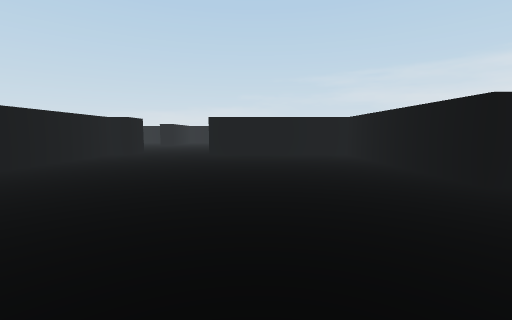
View 1 (above)

22 first-person views from a walk through a Unity game level. The camera is 0.58 m above the floor, tilts 6° down and sees 90° across. The floor is counted in squares, 1 m on a side. Each view is taken from the middle of a square. On the plan, view 1 faces up. The plan holds only what a view shows up to about 9 squares ahead; the rest is blank. The place goes on beyond the plan. The player character is not drawn.

View 2
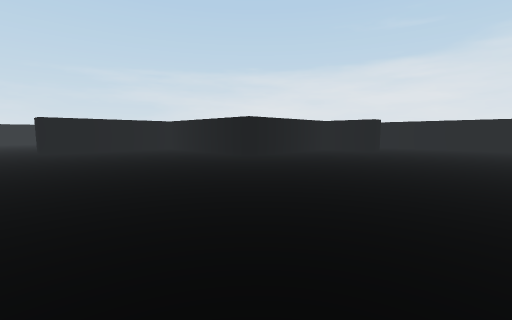

View 3
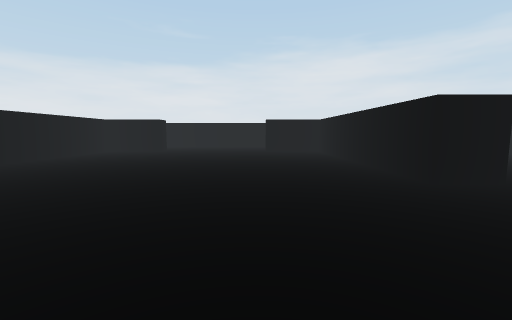

View 4
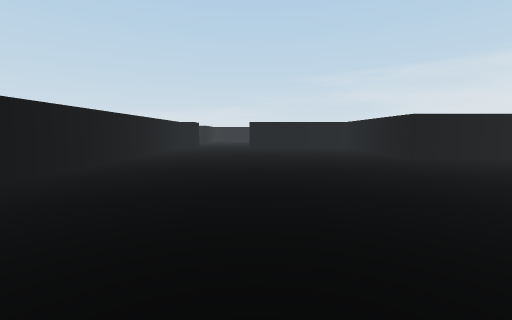

View 5
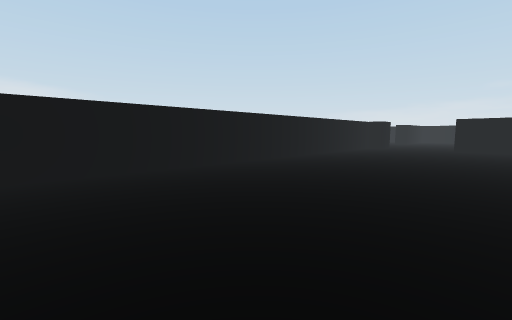

View 6
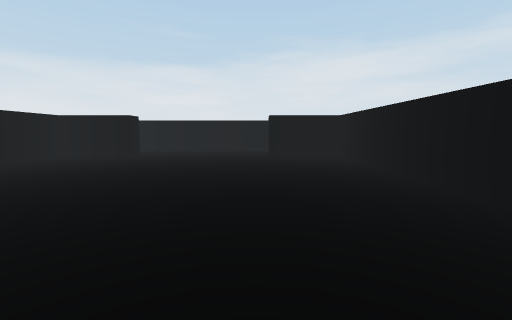

View 7
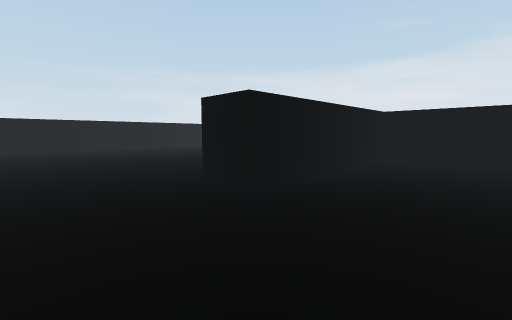

View 8
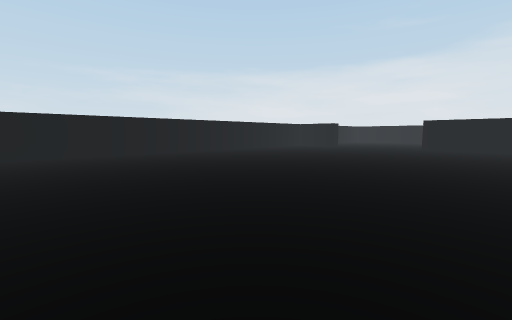

View 9
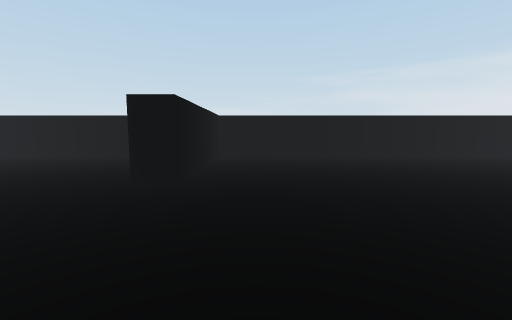

View 10
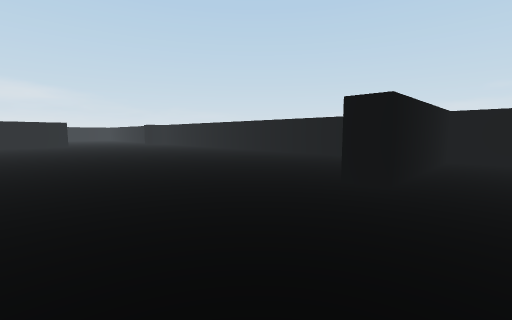

View 11
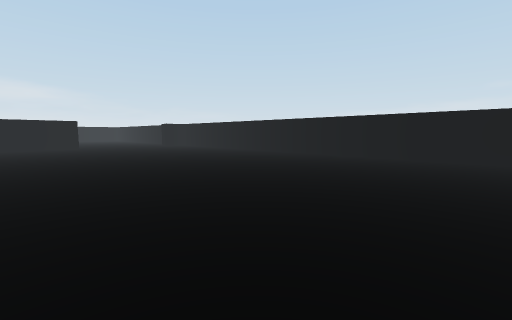

View 12
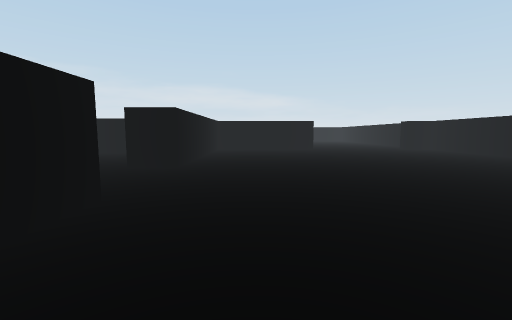

View 13
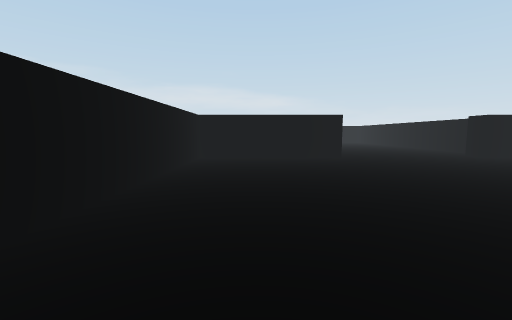

View 14
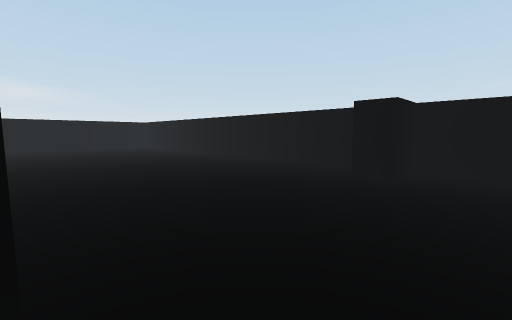

View 15
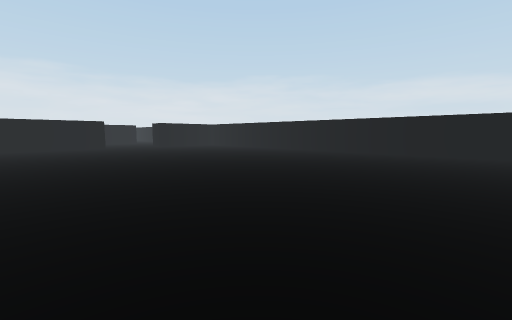

View 16
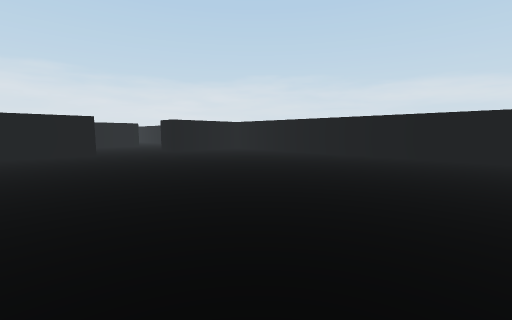

View 17
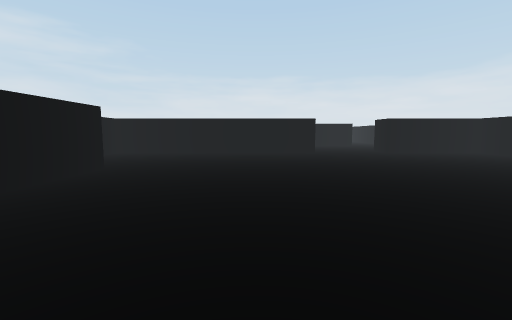

View 18
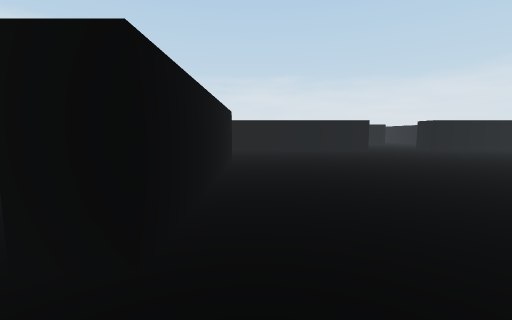

View 19
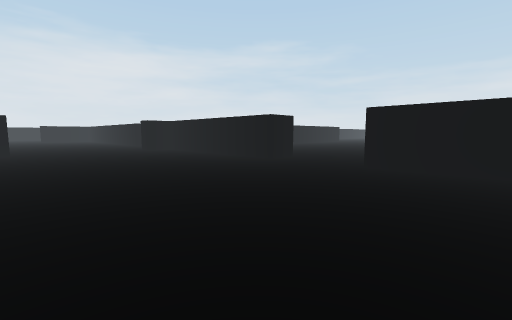

View 20
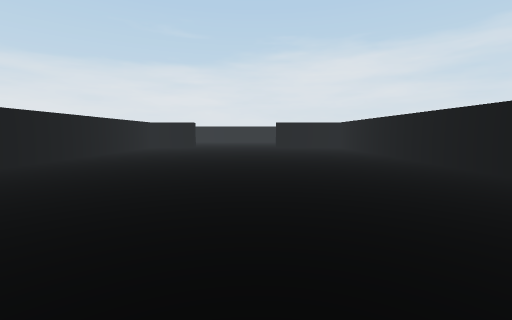

View 21
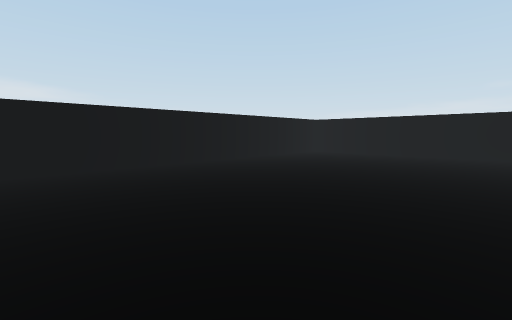

View 22
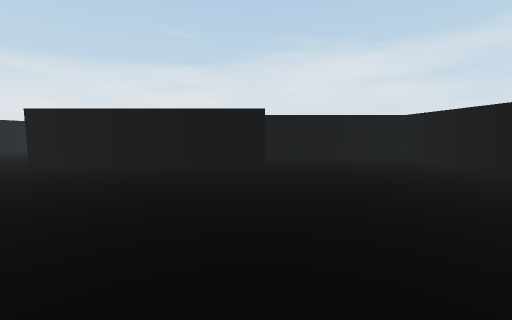

### Floor plan
Points are (right, up) in squares from view 1. A wall is a line through its corners. A room is listed if a view was taken in it or the views show most of it. See-through windows are left out.
Room 1 (views 1, 2, 3, 4, 5, 6, 7)
walls: (0.9, -4) (6.1, -4) (6.1, -2.2); (6.5, 1) (6.1, 1) (6.1, 2.7) (2.4, 2.7) (2.4, 6.8) (-1.3, 6.8); (-3.3, 6.8) (-3.9, 6.8) (-3.9, -3.1)
ways out: opening at (-2.5, 7.5) to room 2; opening at (-0.5, -4.5)
Room 2 (views 8, 9, 10, 11, 12, 13, 14, 15, 16, 17, 18, 19, 20, 21, 22)
walls: (-16, 11.1) (-16, 7.7) (-11.3, 7.7) (-11.3, 6.8); (-9.2, 6.8) (-9.2, 7.7) (-4.4, 7.7); (-16.5, 6.8) (-16.5, 11.1); (-16.9, 15.2) (-25.5, 15.2) (-25.5, 3.5) (-22.8, 3.5) (-22.8, 2.6); (-4.4, 8.5) (-3.9, 8.5); (-4.9, 15.2) (-16, 15.2) (-16, 14.3) (-16.6, 14.3); (-3.3, 7.8) (-3.3, 6.8); (-20.8, 3.5) (-14.9, 3.5) (-14.9, 6.9); (-1.3, 6.8) (-1.3, 7.8); (0.2, 7.7) (6.1, 7.7); (6.1, 15.2) (-3.9, 15.2) (-3.9, 11.8) (-4.5, 11.8)
ways out: opening at (-2.5, 7.5) to room 1; opening at (-21.5, 3); opening at (-10.5, 7.5)

Where each view was taken, in squares from view 1:
view 1: 0 up, 0 right, facing up
view 2: 2 down, 2 left, facing up-right
view 3: 2 down, 2 left, facing right
view 4: 3 down, 1 left, facing up
view 5: 3 down, 0 right, facing up-left
view 6: 2 down, 0 right, facing right
view 7: 5 up, 3 left, facing up-right
view 8: 8 up, 3 left, facing up-right
view 9: 9 up, 3 left, facing up
view 10: 9 up, 3 left, facing up-left
view 11: 9 up, 5 left, facing up-left
view 12: 9 up, 7 left, facing left
view 13: 9 up, 10 left, facing left
view 14: 11 up, 15 left, facing up-left
view 15: 14 up, 18 left, facing down-left
view 16: 11 up, 19 left, facing down-left
view 17: 11 up, 19 left, facing down
view 18: 12 up, 17 left, facing down
view 19: 12 up, 13 left, facing down-right
view 20: 11 up, 3 left, facing right
view 21: 8 up, 21 left, facing up-left
view 22: 7 up, 21 left, facing right
